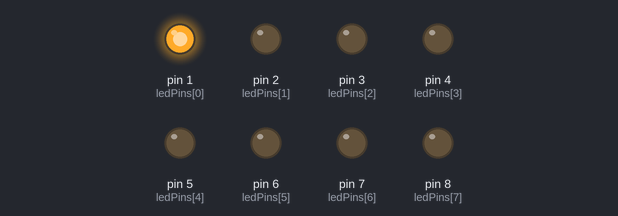
Recording of a sketch running on a simulated Arduino Uno, built with avr-gcc and run on an emulated ATmega328P. Shown: output pins drawn as LEDs (lit = HIGH).

Above: at 0.2 s.
At 1.2 s:
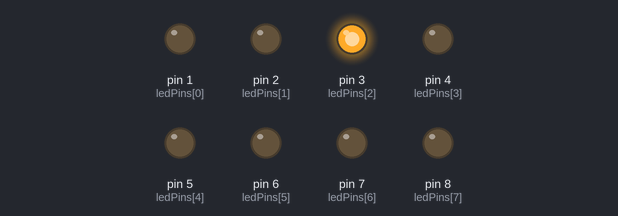
At 1.7 s:
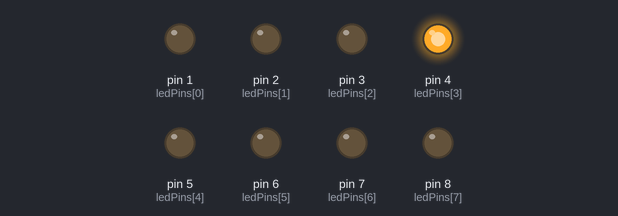
At 2.2 s:
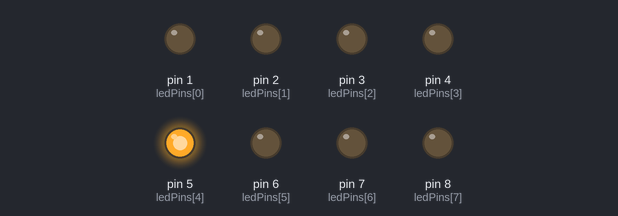
At 3.2 s:
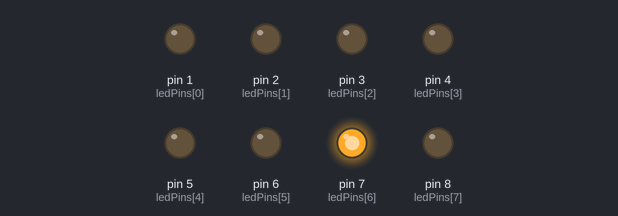
At 4.7 s:
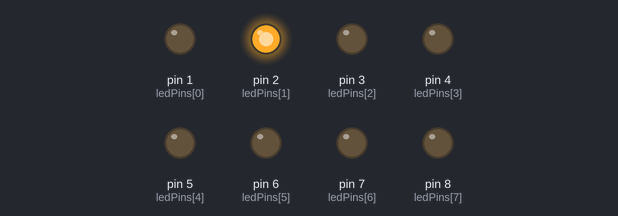
Timing chart, 0 to 5.2 s (numbered marks = the images above):
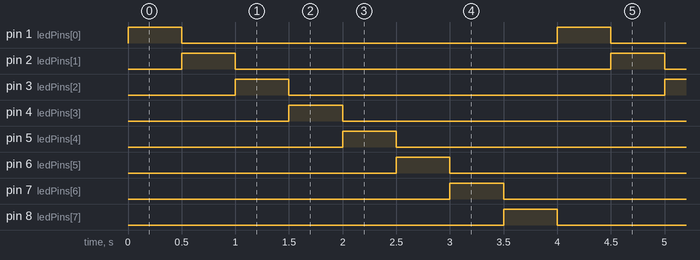

Measured:
- by itself, pin 1 (ledPins[0]), pin 2 (ledPins[1]), pin 3 (ledPins[2]), pin 4 (ledPins[3]), pin 5 (ledPins[4]), pin 6 (ledPins[5]), pin 7 (ledPins[6]), pin 8 (ledPins[7]): alternates HIGH for 0.50 s and LOW for 3.5 s
- by itself, everything shown: repeats every 4.0 s, in 9 steps

The sketch:

job7.ino
```cpp
// BLINKING LED ONE BY ONE

const int ledPins[]={1,2,3,4,5,6,7,8};
const int numleds = 8;

void setup() {
  for (int ledIndex = 0; ledIndex < numleds; ledIndex++){
    pinMode(ledPins[ledIndex], OUTPUT);
  }
}

void loop() {
  for (int ledIndex = 0; ledIndex < numleds; ledIndex++){
    digitalWrite(ledPins[ledIndex], HIGH);
    delay(500);
    digitalWrite(ledPins[ledIndex], LOW);
  }

}
```
